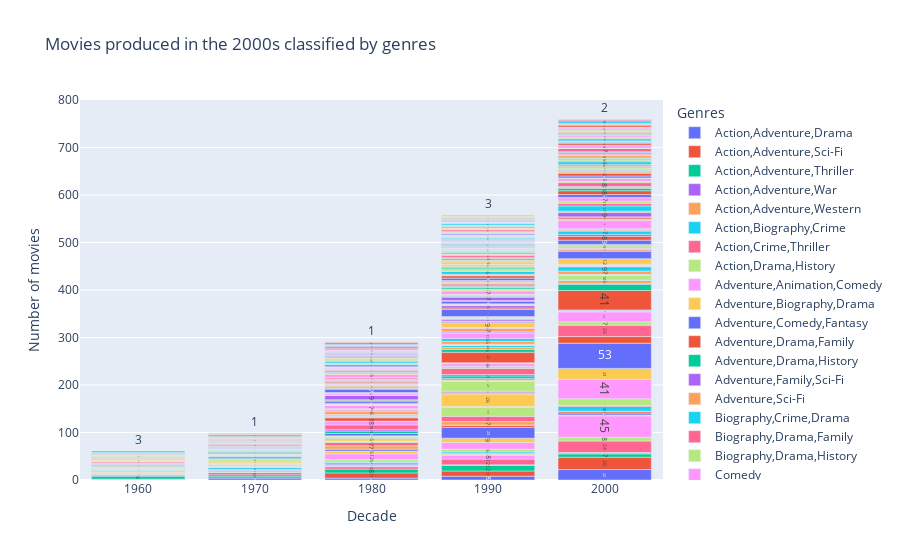

Notebook code cell kept with this figure:
### Markdown cell above
### Detailed genres by decade

### Code cell
years_df = bayes_df[['Decade','Title', 'Genres']].groupby(['Decade','Genres']).count().reset_index().rename(columns={'Title':'number_of_movies'})
years_df = years_df.sort_values(by=['number_of_movies'], ascending=False)



years_df = df[['Decade','Title', 'Genres']].groupby(['Decade','Genres']).count().reset_index().rename(columns={'Title':'number_of_movies'}).head(500)

#years_df['Score']=years_df['Score']//1

detailed_genres_bar = px.bar(years_df, 
                             x ='Decade', 
                             y = 'number_of_movies', 
                             color = 'Genres', 
                             title='Movies produced in the 2000s classified by genres', 
                             text = 'number_of_movies',
                             labels = dict(year = 'Decade', number_of_movies = 'Number of movies')
                             )
detailed_genres_bar.show()
